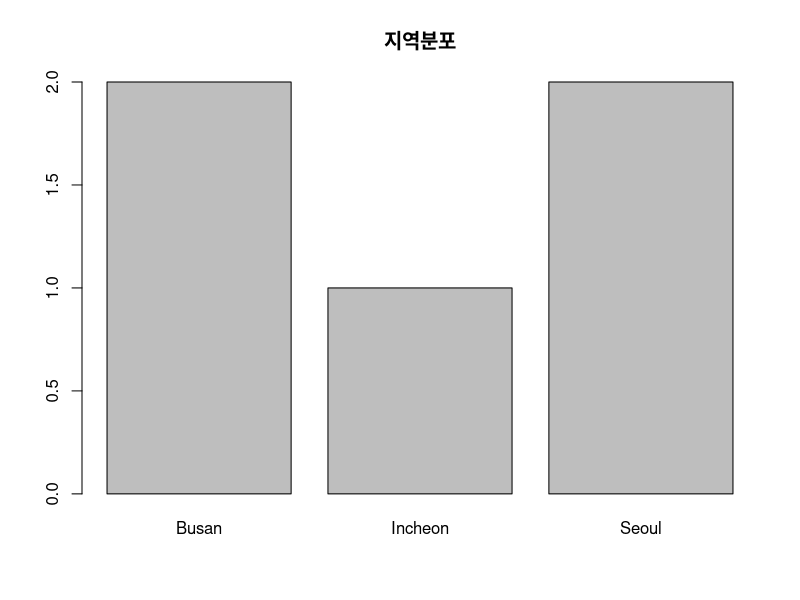
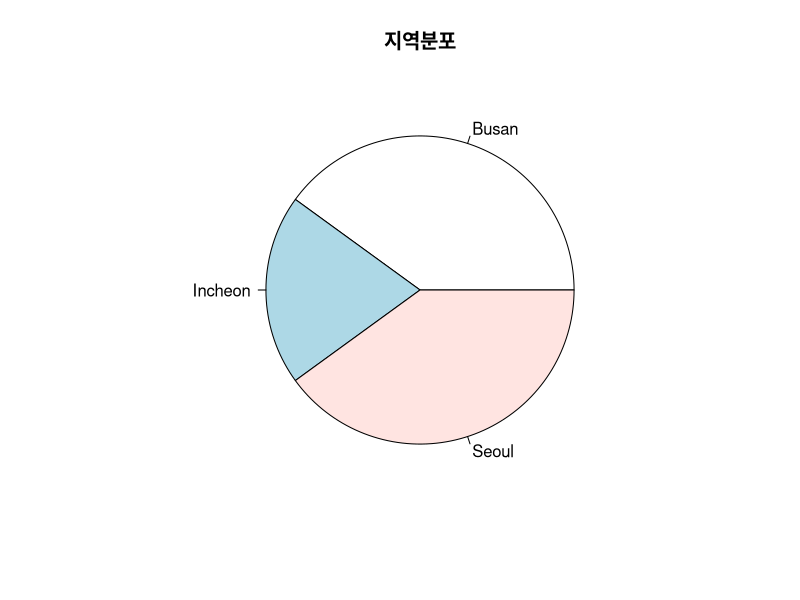
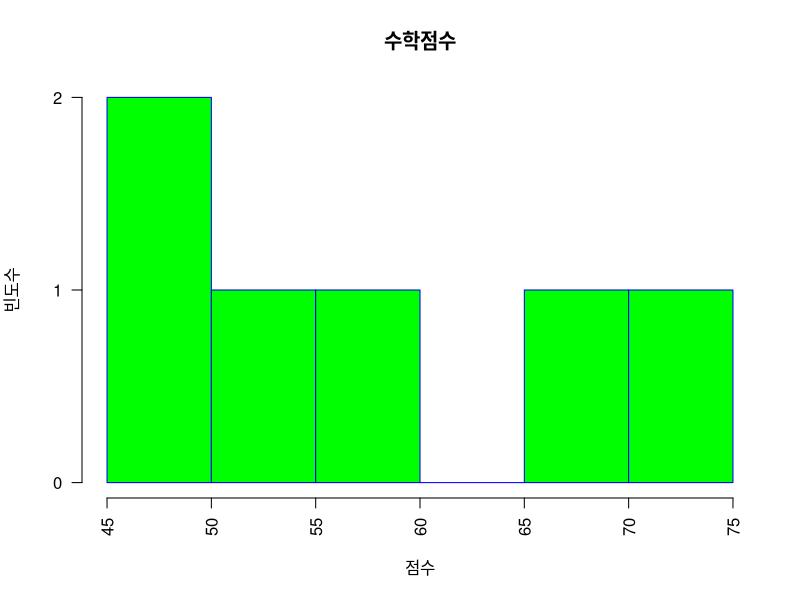
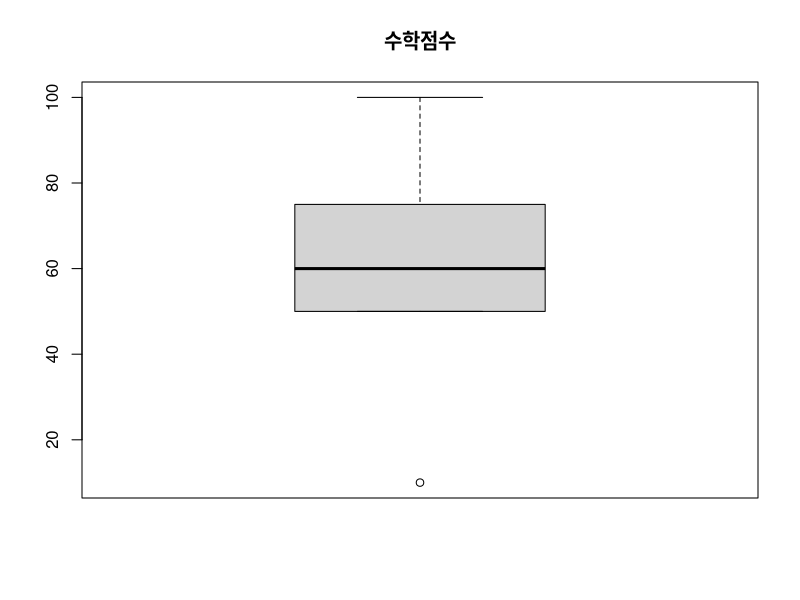
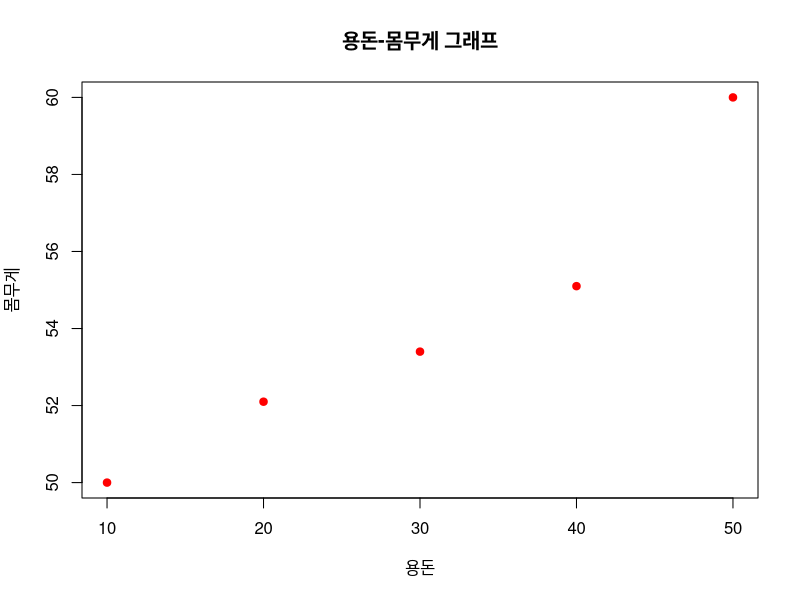
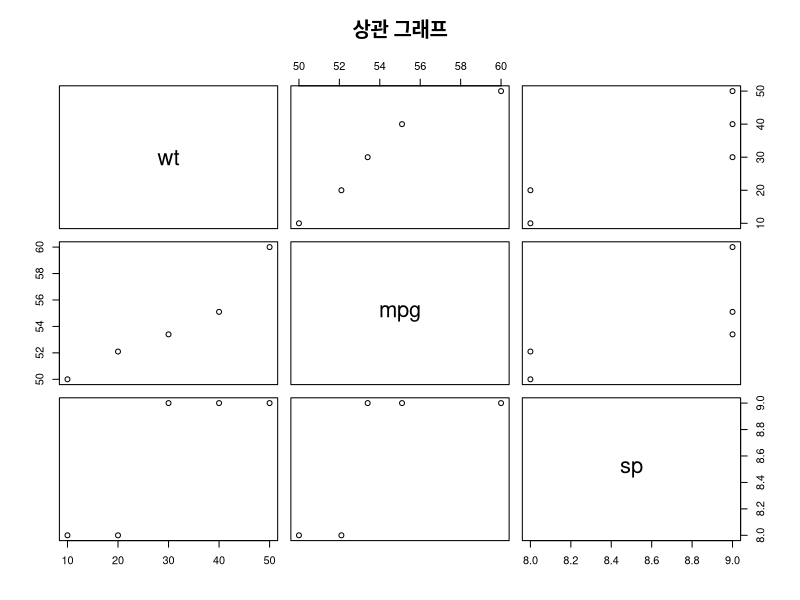
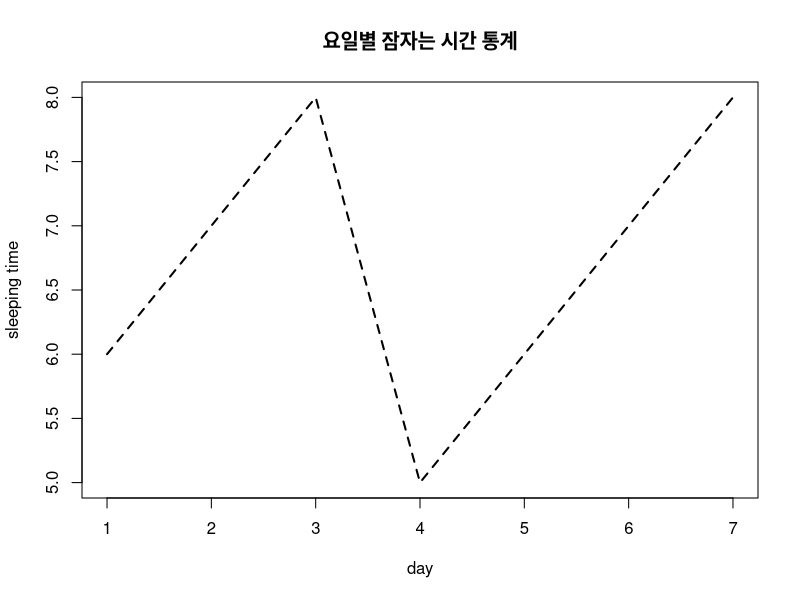
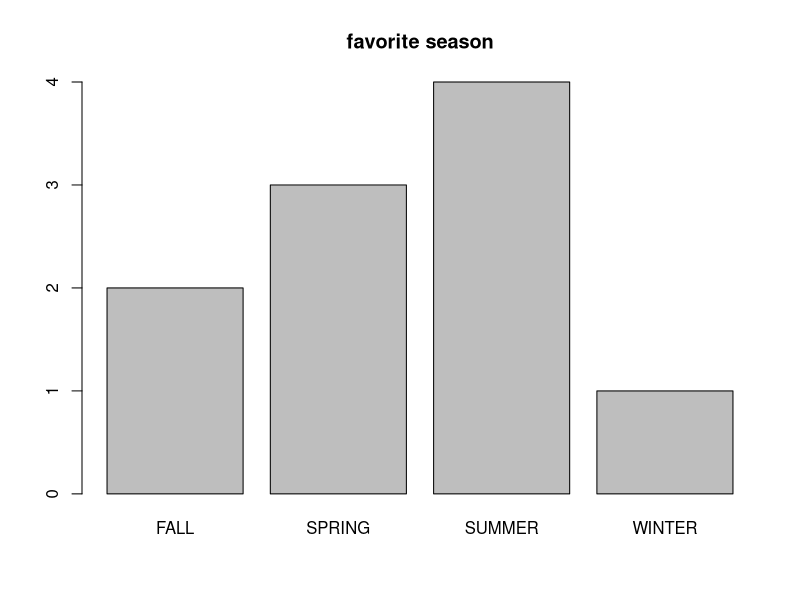

These charts were generated, in order, by the following R code:
#basic1
f.local <- c('Seoul', 'Busan', 'Seoul', 'Incheon', 'Busan')
f.local
table(f.local)

#basic2
f.local <- c('Seoul', 'Busan', 'Seoul', 'Incheon', 'Busan')
ds <- table(f.local)
ds
barplot(ds, main='지역분포')

#basic3
ds <- table(f.local)
ds
pie(ds, main='지역분포')

#basic4
weight <- c(2,3,4,5)
mean(weight)
median(weight)

weight.heavy <-c(weight, 10)
mean(weight.heavy)
median(weight.heavy)

#basic5
mydata <- c(1,2,3,4)
quantile(mydata)
quantile(mydata, (0:10)/10)

#basic6
score <- c(45.5, 46.1, 50.6, 71.3, 55.2, 67.1)
hist(score,
     main="수학점수",
     xlab="점수",
     ylab="빈도수",
     border="blue",
     col="green",
     las=2)

#basic7
score <- c(10, 50, 50, 60, 70, 80, 100)
quantile(score)
boxplot(score, main="수학점수")

#basic8
wt <- c(10,20,30,40,50)
mpg <- c(50, 52.1, 53.4, 55.1, 60)
plot(wt, mpg,
     main ="용돈-몸무게 그래프",
     xlab="용돈",
     ylab="몸무게",
     col="red",
     pch=19)

#basic9
wt <- c(10,20,30,40,50)
mpg <- c(50, 52.1, 53.4, 55.1, 60)
sp <- c(8,8,9,9,9)
st <- data.frame(wt,mpg,sp)
pairs(st, main="상관 그래프")

#basic10
day = c(1:7)
sleeping = c(6,7,8,5,6,7,8)
plot(day,
     sleeping,
     main="요일별 잠자는 시간 통계",
     type="l",
     lty=2,
     lwd=2,
     xlab="day",
     ylab="sleeping time")

#code1
favorite <- c('WINTER', 'SUMMER', 'SPRING',
              'SUMMER','SUMMER','FALL','FALL', 
              'SUMMER', 'SPRING', 'SPRING')
favorite
table(favorite)
table(favorite)/length(favorite)

#code2
ds <- table(favorite)
ds
barplot(ds, main="favorite season")

#code3
ds <- table(favorite)
ds
pie(ds, main="favorite season")

#code4
favorite.color <- c(2,3,2,1,1,
                    2,2,1,3,2,
                    1,3,2,1,2)
ds <- table(favorite.color)
ds
colors <- c('green', 'red', 'blue')
names(ds) <- colors
ds
barplot(ds, main='favorite color', col=colors)
pie(ds, main='favorite color', col=colors)

#code5
weight <- c(60,62,64,65,68,69)
weight.heavy <- c(weight, 120)
weight
weight.heavy

mean(weight)
mean(weight.heavy)

median(weight)
median(weight.heavy)

#code6
mydata <- c(60,62,64,65,68,69,120)
quantile(mydata)
quantile(mydata, (0:10)/10)

#code7
head(cars)
dist <- cars[,2]
hist(dist,
     main="Histogram for 제동거리",
     xlab = "제동거리",
     ylab = "빈도수",
     border="blue",
     col="green",
     las=2)

#code8
dist <- cars[,2]
boxplot(dist, main="자동차 제동거리")

#code9
wt <- mtcars$wt
mpg <- mtcars$mpg
plot(wt, mpg,
     main ="중량-연비 그래프",
     xlab="중량",
     ylab="연비(MPG)",
     col="red",
     pch=19)

#code10
vars <- c("mpg","disp","drat","wt")
target <- mtcars[,vars]
head(target)
pairs(target,
      main="Multi Plots")

#code11
month <- c(1:12) 

late1 <- c(5,8,7,9,4,6,12,13,6,6,6,4)    
late2 <- c(4,6,5,8,7,8,10,11,6.5,7,5,3) 

plot(month,         # x축: 월(month)
     late1,         # y축: late1 데이터
     main = "Late Students",  # 제목
     type = "b",    # 'b'는 선+점 둘 다 표시
     lty = 1,       # 선 스타일 (1: 실선)
     col = "red",   # 선 색: 빨간색
     xlab = "Month",         # x축 레이블
     ylab = "Late cnt"       # y축 레이블
)

#code12
lines(month,        # x축: 월
      late2,        # y축: late2 데이터
      type = "o",   # 'o'는 점 중심 (circle)
      col = "blue"  # 파란색 선
)


#test1
result <- c('P','P','F','P','F','P','F','P','P','F')
table(result)
barplot(table(result), main="이희민",
        xlab="통과여부",
        ylab="빈도")
pie(table(result), main="이희민")

#test2
season <- c('여름','겨울','봄','가을',
            '여름','가을','겨울','여름','여름',
            '가을')
table(season)
barplot(table(season), main="이희민 선호계절")
pie(table(season), main="이희민 선호계절")

#test3
score <- c(90,85,73,80,85,65,78,50,68,96)
names(score) <-c('KOR','ENG','ATH','HIST','SOC','MUSIC',
                 'BIO','EARTH','PHY','ART')
score
mean(score)
median(score)
boxplot(score)
hist(score, main="이희민 성적",
     xlab ="Score", ylab="Frequency",
     col="purple")

#test4
plot(pressure$temperature,pressure$pressure)

#test5
income <- c(121, 99, 25,
            35, 40, 30, 150,
            24, 50, 60)
period <- c(19,20,16,16,18,12,24,12,16,17)
plot(income, period, main="이희민")

#test6
year <- c(2021,2022,2023,2024,2025,2026)
population <- c(52123,52261,52388,52504,
                52609, 52704)
plot(year, population,
     type="o",
     main="연도별 예상 인구수 추계",
     xlab="연도",
     ylab="총인구(천명)",
     pch = 20,
     col="blue"
     )
